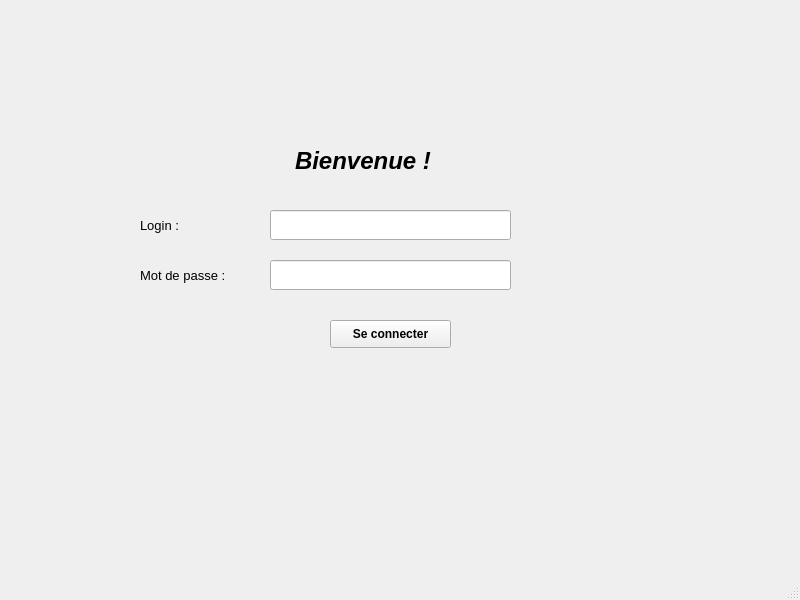
<?xml version="1.0" encoding="UTF-8"?>
<ui version="4.0">
 <class>InterfaceAuthentification</class>
 <widget class="QMainWindow" name="InterfaceAuthentification">
  <property name="geometry">
   <rect>
    <x>0</x>
    <y>0</y>
    <width>800</width>
    <height>600</height>
   </rect>
  </property>
  <property name="windowTitle">
   <string>MainWindow</string>
  </property>
  <widget class="QWidget" name="centralwidget">
   <widget class="QLabel" name="label">
    <property name="geometry">
     <rect>
      <x>295</x>
      <y>110</y>
      <width>201</width>
      <height>101</height>
     </rect>
    </property>
    <property name="font">
     <font>
      <pointsize>18</pointsize>
      <weight>75</weight>
      <italic>true</italic>
      <bold>true</bold>
      <underline>false</underline>
     </font>
    </property>
    <property name="text">
     <string>Bienvenue !</string>
    </property>
   </widget>
   <widget class="QLineEdit" name="lineEdit_login">
    <property name="geometry">
     <rect>
      <x>270</x>
      <y>210</y>
      <width>241</width>
      <height>30</height>
     </rect>
    </property>
   </widget>
   <widget class="QLineEdit" name="lineEdit_mp">
    <property name="geometry">
     <rect>
      <x>270</x>
      <y>260</y>
      <width>241</width>
      <height>30</height>
     </rect>
    </property>
    <property name="echoMode">
     <enum>QLineEdit::Password</enum>
    </property>
   </widget>
   <widget class="QPushButton" name="bouton_connexion">
    <property name="geometry">
     <rect>
      <x>330</x>
      <y>320</y>
      <width>121</width>
      <height>28</height>
     </rect>
    </property>
    <property name="font">
     <font>
      <pointsize>9</pointsize>
      <weight>75</weight>
      <bold>true</bold>
     </font>
    </property>
    <property name="text">
     <string>Se connecter</string>
    </property>
   </widget>
   <widget class="QLabel" name="label_2">
    <property name="geometry">
     <rect>
      <x>140</x>
      <y>210</y>
      <width>121</width>
      <height>31</height>
     </rect>
    </property>
    <property name="font">
     <font>
      <pointsize>10</pointsize>
      <weight>50</weight>
      <bold>false</bold>
     </font>
    </property>
    <property name="text">
     <string>Login :</string>
    </property>
   </widget>
   <widget class="QLabel" name="label_3">
    <property name="geometry">
     <rect>
      <x>140</x>
      <y>260</y>
      <width>131</width>
      <height>31</height>
     </rect>
    </property>
    <property name="font">
     <font>
      <pointsize>10</pointsize>
      <weight>50</weight>
      <bold>false</bold>
     </font>
    </property>
    <property name="text">
     <string>Mot de passe :</string>
    </property>
   </widget>
  </widget>
  <widget class="QMenuBar" name="menubar">
   <property name="geometry">
    <rect>
     <x>0</x>
     <y>0</y>
     <width>800</width>
     <height>26</height>
    </rect>
   </property>
  </widget>
  <widget class="QStatusBar" name="statusbar"/>
 </widget>
 <resources/>
 <connections/>
</ui>
